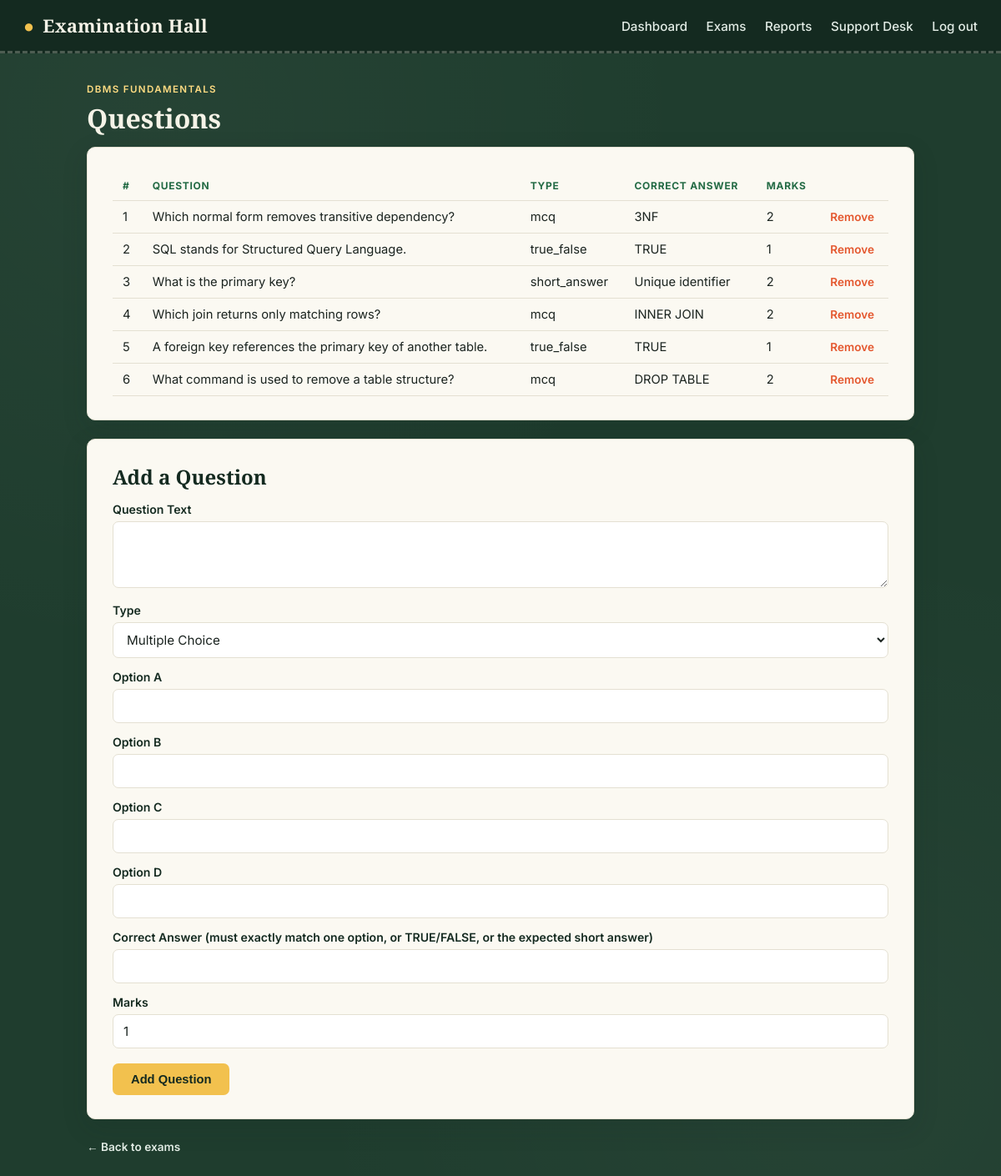
Page /admin/questions.php?exam_id=1 (signed in) on the committed database.
### tables this page shows
CREATE TABLE exams (
    exam_id INT AUTO_INCREMENT PRIMARY KEY,
    exam_title VARCHAR(150) NOT NULL,
    exam_description TEXT,
    duration_minutes INT NOT NULL,
    total_marks INT NOT NULL DEFAULT 0,
    is_active TINYINT(1) NOT NULL DEFAULT 1,
    created_at TIMESTAMP NOT NULL DEFAULT CURRENT_TIMESTAMP
);

CREATE TABLE exam_questions (
    exam_question_id INT AUTO_INCREMENT PRIMARY KEY,
    exam_id INT NOT NULL,
    question_id INT NOT NULL,
    question_order INT NOT NULL,
    CONSTRAINT fk_exam_questions_exam
        FOREIGN KEY (exam_id) REFERENCES exams(exam_id)
        ON DELETE CASCADE,
    CONSTRAINT fk_exam_questions_question
        FOREIGN KEY (question_id) REFERENCES questions(question_id)
        ON DELETE CASCADE,
    CONSTRAINT uq_exam_question UNIQUE (exam_id, question_id),
    CONSTRAINT uq_exam_question_order UNIQUE (exam_id, question_order)
);

CREATE TABLE questions (
    question_id INT AUTO_INCREMENT PRIMARY KEY,
    question_text TEXT NOT NULL,
    question_type ENUM('mcq', 'true_false', 'short_answer') NOT NULL DEFAULT 'mcq',
    correct_answer VARCHAR(255) NOT NULL,
    marks INT NOT NULL DEFAULT 1,
    created_at TIMESTAMP NOT NULL DEFAULT CURRENT_TIMESTAMP
);

### includes/functions.php (called while the page is built, shortened)
<?php
function appUrl(string $path = '/'): string {
    static $baseUrl;
    if ($baseUrl === null) {
        $projectRoot = realpath(__DIR__ . '/..');
        $documentRoot = isset($_SERVER['DOCUMENT_ROOT']) ? realpath($_SERVER['DOCUMENT_ROOT']) : false;
        if ($projectRoot && $documentRoot && str_starts_with(strtolower($projectRoot), strtolower($documentRoot))) {
            $relativePath = str_replace('\\', '/', substr($projectRoot, strlen($documentRoot)));
            $baseUrl = rtrim($relativePath, '/');
        } else {
            $baseUrl = '';
        }
    }
    return $baseUrl . '/' . ltrim($path, '/');
}
function h(?string $value): string {
    return htmlspecialchars($value ?? '', ENT_QUOTES, 'UTF-8');
}
function isAdminLoggedIn(): bool {
    return isset($_SESSION['admin_id']);
}

### admin/questions.php (the view, shortened to what this page needs)
<?php
require __DIR__ . '/../config/db.php';
require __DIR__ . '/../includes/functions.php';
$examId = (int)($_GET['exam_id'] ?? 0);
$stmt = $pdo->prepare('SELECT * FROM exams WHERE exam_id = ?');
$stmt->execute([$examId]);
$exam = $stmt->fetch();
$stmt = $pdo->prepare("
    SELECT q.*, eq.question_order
    FROM exam_questions eq
    JOIN questions q ON q.question_id = eq.question_id
    WHERE eq.exam_id = ?
    ORDER BY eq.question_order
");
$stmt->execute([$examId]);
$questions = $stmt->fetchAll();
require __DIR__ . '/../includes/header.php';
?>
<span class="eyebrow"><?= h($exam['exam_title']) ?></span>
<h1 class="mt-0">Questions</h1>
<div class="card">
    <table>
        <tr><th>#</th><th>Question</th><th>Type</th><th>Correct Answer</th><th>Marks</th><th></th></tr>
        <?php foreach ($questions as $q): ?>
        <tr>
            <td><?= (int)$q['question_order'] ?></td>
            <td><?= h($q['question_text']) ?></td>
            <td><?= h($q['question_type']) ?></td>
            <td><?= h($q['correct_answer']) ?></td>
            <td><?= (int)$q['marks'] ?></td>
            <td>
                <form method="post" onsubmit="return confirm('Remove this question from the exam?');">
                    <button type="submit" class="small-link" style="background:none;border:none;padding:0;cursor:pointer;font-family:inherit;color:var(--red);">Remove</button>
                </form>
            </td>
        </tr>
        <?php endforeach; ?>
    </table>
</div>
<div class="card">
    <h2>Add a Question</h2>
    <form method="post" id="qform">
        <label for="question_text">Question Text</label>
        <textarea id="question_text" name="question_text" required></textarea>
        <label for="question_type">Type</label>
        <select id="question_type" name="question_type" onchange="toggleFields()">
            <option value="mcq">Multiple Choice</option>
        </select>
        <div id="mcqFields">
            <label>Option A</label><input type="text" name="option_A">
            <label>Option B</label><input type="text" name="option_B">
            <label>Option C</label><input type="text" name="option_C">
            <label>Option D</label><input type="text" name="option_D">
        </div>
        <label for="correct_answer">Correct Answer (must exactly match one option, or TRUE/FALSE, or the expected short answer)</label>
        <input type="text" id="correct_answer" name="correct_answer" required>
        <label for="marks">Marks</label>
        <input type="number" id="marks" name="marks" min="1" value="1" required>
        <button type="submit" class="btn btn-yellow" style="margin-top:18px;">Add Question</button>
    </form>
</div>
<a class="small-link" href="<?= h(appUrl('/admin/exams.php')) ?>">&larr; Back to exams</a>
<?php require __DIR__ . '/../includes/footer.php'; ?>

### includes/header.php (shortened to what this page needs)
<!DOCTYPE html>
<html lang="en">
<head>
<link rel="stylesheet" href="<?= h(appUrl('/assets/css/style.css')) ?>">
</head>
<body>
<div class="topbar">
    <a href="<?= h(appUrl('/')) ?>" style="text-decoration:none;">
        <span class="brand"><span class="dot">&#9679;</span> Examination Hall</span>
    </a>
    <nav>
    <?php if (isAdminLoggedIn()): ?>
        <a href="<?= h(appUrl('/admin/dashboard.php')) ?>">Dashboard</a>
        <a href="<?= h(appUrl('/admin/exams.php')) ?>">Exams</a>
        <a href="<?= h(appUrl('/admin/reports.php')) ?>">Reports</a>
        <a href="<?= h(appUrl('/admin/support.php')) ?>">Support Desk</a>
        <a href="<?= h(appUrl('/admin/logout.php')) ?>">Log out</a>
    <?php else: ?>
        <a href="<?= h(appUrl('/login.php')) ?>">Student Login</a>
        <a href="<?= h(appUrl('/register.php')) ?>">Register</a>
        <a href="<?= h(appUrl('/admin/login.php')) ?>">Admin</a>
    <?php endif; ?>
    </nav>
</div>
<div class="page">

### includes/footer.php
</div>
</body>
</html>

### assets/css/style.css (style rules this page uses)
:root { --chalkboard: #1F3D2E; --chalkboard-dark: #142A20; --chalk: #F5F3E7; --chalk-dim: #E1EBE4; --paper: #FBF9F2; --paper-line: #E4E0D2; --yellow: #F2C14E; --red: #E4572E; --green: #246B45; --ink: #1B2420; --radius: 10px; --shadow: 0 10px 30px rgba(20, 42, 32, 0.15); }
* { box-sizing: border-box; }
html, body { margin: 0; padding: 0; background: var(--chalkboard); color: var(--chalk); font-family: 'Inter', system-ui, sans-serif; min-height: 100%; }
body { background-image: radial-gradient(circle at 15% 10%, rgba(255,255,255,0.03) 0, transparent 40%), radial-gradient(circle at 85% 90%, rgba(255,255,255,0.03) 0, transparent 40%); }
h1, h2, h3 { font-family: 'Playfair Display', Georgia, serif; margin: 0 0 .4em; color: var(--chalkboard-dark); }
a { color: inherit; }
.topbar { background: var(--chalkboard-dark); color: var(--chalk); padding: 16px 28px; display: flex; align-items: center; justify-content: space-between; border-bottom: 3px dashed rgba(245,243,231,0.25); }
.topbar .brand { font-family: 'Playfair Display', serif; font-size: 1.35rem; font-weight: 700; letter-spacing: .3px; display: flex; align-items: center; gap: 10px; }
.topbar .brand .dot { color: var(--yellow); }
.topbar nav a { color: var(--chalk-dim); text-decoration: none; margin-left: 18px; font-size: .95rem; font-weight: 500; transition: color .15s; }
.page { max-width: 1040px; margin: 0 auto; padding: 36px 24px 60px; }
.page > h1 { color: var(--chalk); }
.page > .eyebrow { color: #FFDC82; }
.page > .small-link { color: var(--chalk-dim); }
.card { background: var(--paper); border-radius: var(--radius); box-shadow: var(--shadow); padding: 28px 30px; margin-bottom: 22px; border: 1px solid var(--paper-line); color: var(--ink); }
.eyebrow { text-transform: uppercase; letter-spacing: .12em; font-size: .72rem; font-weight: 600; color: var(--green); margin-bottom: 6px; display: block; }
label { display: block; font-weight: 600; font-size: .88rem; margin: 14px 0 6px; color: var(--chalkboard-dark); }
input[type=text], input[type=email], input[type=password], input[type=number], textarea, select { width: 100%; padding: 10px 12px; border: 1.5px solid var(--paper-line); border-radius: 7px; font-size: .95rem; font-family: inherit; background: #fff; color: var(--ink); }
textarea { resize: vertical; min-height: 80px; }
.btn { display: inline-block; background: var(--chalkboard); color: var(--chalk); border: none; padding: 11px 22px; border-radius: 7px; font-weight: 600; font-size: .92rem; cursor: pointer; text-decoration: none; transition: transform .1s, background .15s; }
.btn-yellow { background: var(--yellow); color: var(--chalkboard-dark); }
table { width: 100%; border-collapse: collapse; font-size: .92rem; }
th, td { text-align: left; padding: 10px 12px; border-bottom: 1px solid var(--paper-line); }
th { font-size: .75rem; text-transform: uppercase; letter-spacing: .06em; color: var(--green); font-weight: 700; }
.mt-0 { margin-top: 0; }
.small-link { font-size: .85rem; color: var(--green); text-decoration: none; font-weight: 600; }

### rows in the picture
exams: exam_title "DBMS FUNDAMENTALS"
exam_questions: question_order "1", question.question_text "Which normal form removes transitive dependency?", question.question_type "mcq", question.correct_answer "3NF", question.marks "2"
exam_questions: question_order "2", question.question_text "SQL stands for Structured Query Language.", question.question_type "true_false", question.correct_answer "TRUE", question.marks "1"
exam_questions: question_order "3", question.question_text "What is the primary key?", question.question_type "short_answer", question.correct_answer "Unique identifier", question.marks "2"
exam_questions: question_order "4", question.question_text "Which join returns only matching rows?", question.question_type "mcq", question.correct_answer "INNER JOIN", question.marks "2"
exam_questions: question_order "5", question.question_text "A foreign key references the primary key of another table.", question.question_type "true_false", question.correct_answer "TRUE", question.marks "1"
exam_questions: question_order "6", question.question_text "What command is used to remove a table structure?", question.question_type "mcq", question.correct_answer "DROP TABLE", question.marks "2"
